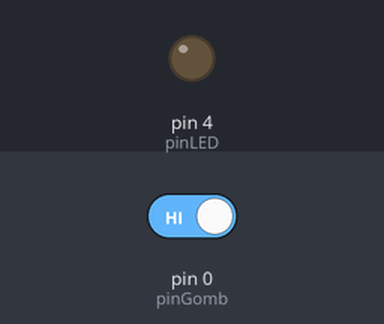
The sketch below on a simulated Arduino Uno, built with avr-gcc and run on an emulated ATmega328P. Shown: output pins drawn as LEDs (lit = HIGH). The test bench sets the inputs (shaded band); at power-on: pin 0 (pinGomb) HIGH.

Above: at 1.2 s.
1.3 s: pin 0 (pinGomb) driven LOW
At 2.2 s:
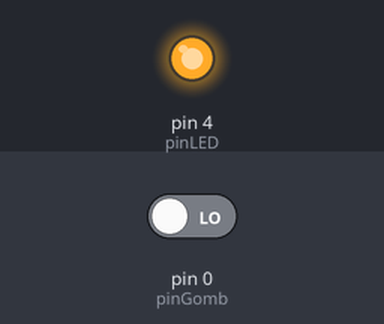
Timing chart, 0 to 4.3 s (numbered marks = the images above; inputs shaded):
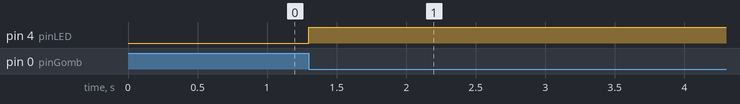

Measured:
- after the input at 1.3 s, pin 4 (pinLED): LOW → HIGH at once

The sketch:

gombLED.ino
```cpp
bool Gomb, oldGomb, allapot;
byte pinLED=4;
byte pinGomb=0;
void setup() {
  // put your setup code here, to run once:
pinMode(pinGomb,INPUT);
pinMode(pinLED,OUTPUT);
}

void loop() {
  // put your main code here, to run repeatedly:
Gomb=digitalRead(pinGomb);
if(Gomb==0 && Gomb!=oldGomb) // a gomb előző állapotának figyelése
{
  allapot=!allapot; // LED állapot átkapcsolása !allapot az negálás
  digitalWrite(pinLED,allapot);
  delay(50);
}
oldGomb=Gomb; // a Gomb előző állapotának tárolása
}
```
